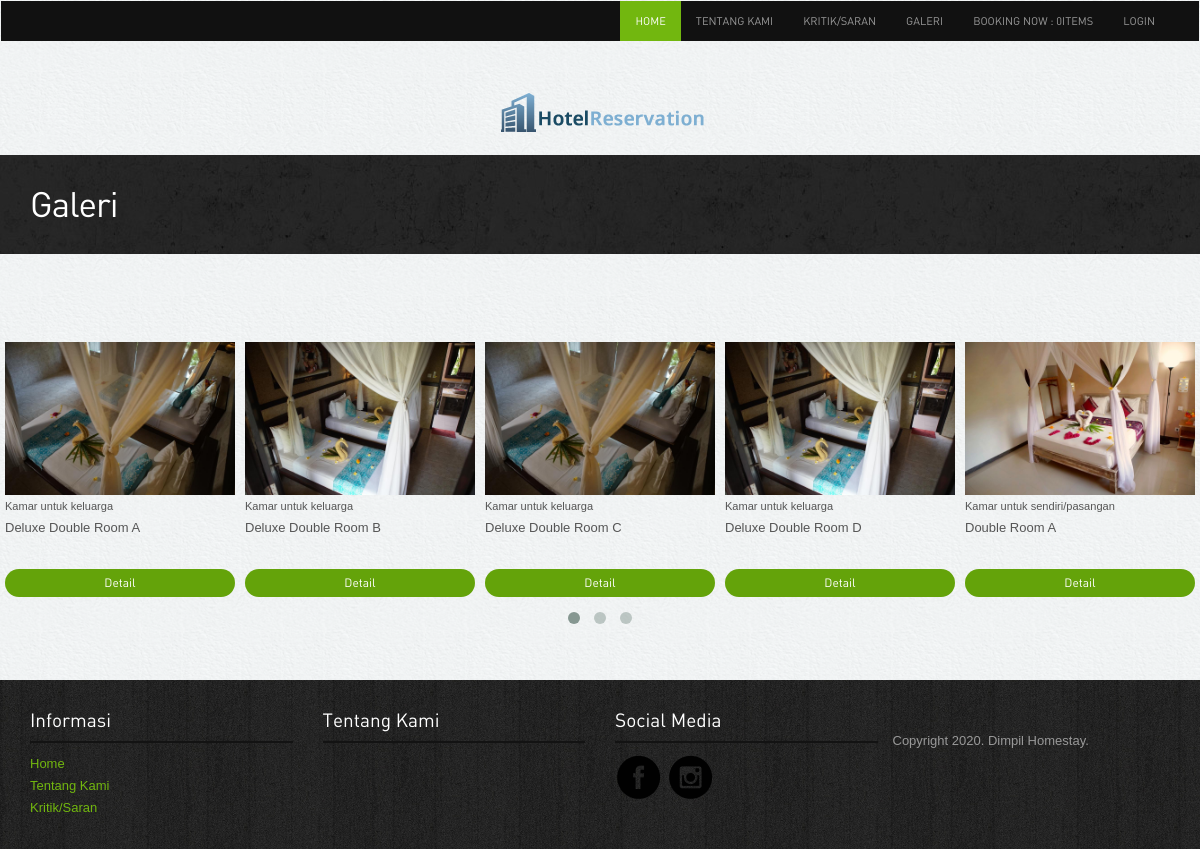
Page /index.php/kategori/galeri on the committed database.
### tables this page shows
CREATE TABLE `tb_akomodasi` (
  `id` int(11) NOT NULL,
  `nama_kamar` varchar(120) NOT NULL,
  `keterangan` varchar(225) NOT NULL,
  `kategori` varchar(60) NOT NULL,
  `harga` int(11) NOT NULL,
  `stok` int(4) NOT NULL,
  `gambar_kamar` text NOT NULL
);

### application/controllers/Kategori.php (called while the page is built, shortened)
<?php
class Kategori extends CI_Controller{
	public function galeri()
	{
		$data['akomodasi'] = $this->model_akomodasi->tampil_data()->result();
		$this->load->view('templates/header');
		$this->load->view('templates/sidebar');
		$this->load->view('galeri',$data);
		$this->load->view('templates/footer');
	}
}

### index.php (called while the page is built, shortened)
<?php
require_once BASEPATH.'core/CodeIgniter.php';

### application/models/model_akomodasi.php (called while the page is built, shortened)
<?php
class Model_akomodasi extends CI_Model{
	public function tampil_data(){
		return $this->db->get('tb_akomodasi');
	}
}

### application/views/galeri.php (the view, shortened to what this page needs)
<div class="inside-banner">
  <div class="container">
  <h2>Galeri</h2>
</div>
</div><br><br>
<br><br>
<div id="owl-example" class="owl-carousel">
	<?php foreach ($akomodasi as $a) : ?>
	      <div class="properties">
	        <div class="image-holder"><img src="<?php echo base_url().'/uploads/'.$a->gambar_kamar ?>" class="img-responsive" alt="properties"/>
	        </div>
	        <small><?php echo $a->keterangan ?></small><br>
	        <div class="listing-detail"><?php echo $a->nama_kamar ?>   </div>
			<?php echo anchor('dashboard/detail/'.$a->id, '<div class="btn btn-sm btn-primary">Detail</div>') ?>
	      </div>
	<?php endforeach; ?>
	</div>
<br><br>

### assets2/style.css (style rules this page uses)
body { color:#555; font:normal 13px/22px Arial; background:url(../images/bgmain.png) #eee; }
h1,h2,h3,h4,h5 { font-weight:normal; font-family: din;margin: 0;padding: 0;color: #000 }
h2 { font-size: 35px; letter-spacing: -1px;margin-bottom: 20px; }
a { color:#72b70f; text-decoration:none;outline: none; }
.btn { border-radius: 5px; font-family: din; outline: none; }
.btn-primary { background: #64a30a;border:none;width: 100%;border-radius: 20px; }
.navbar-inverse .navbar-nav > li > a { font-size: 11px;padding-top: 10px;padding-bottom: 10px;font-family: din;text-transform: uppercase; }
.owl-wrapper-outer div.properties { margin: 0 5px; }
.listing-detail { margin-bottom: 30px; }
.inside-banner { background:url(../images/bginside.jpg) #222;color: #fff; padding: 30px 0; }
.inside-banner h2 { margin: 0; color: #fff; }

### rows in the picture
tb_akomodasi: gambar_kamar (picture), keterangan "Kamar untuk keluarga", nama_kamar "Deluxe Double Room A", id "Detail"
tb_akomodasi: gambar_kamar (picture), keterangan "Kamar untuk keluarga", nama_kamar "Deluxe Double Room B", id "Detail"
tb_akomodasi: gambar_kamar (picture), keterangan "Kamar untuk keluarga", nama_kamar "Deluxe Double Room C", id "Detail"
tb_akomodasi: gambar_kamar (picture), keterangan "Kamar untuk keluarga", nama_kamar "Deluxe Double Room D", id "Detail"
tb_akomodasi: gambar_kamar (picture), keterangan "Kamar untuk sendiri/pasangan", nama_kamar "Double Room A", id "Detail"

### other values in the picture
anchor('dashboard/detail_booking', $booking) "BOOKING NOW : 0ITEMS"
anchor('auth/login', 'Login') "LOGIN"
